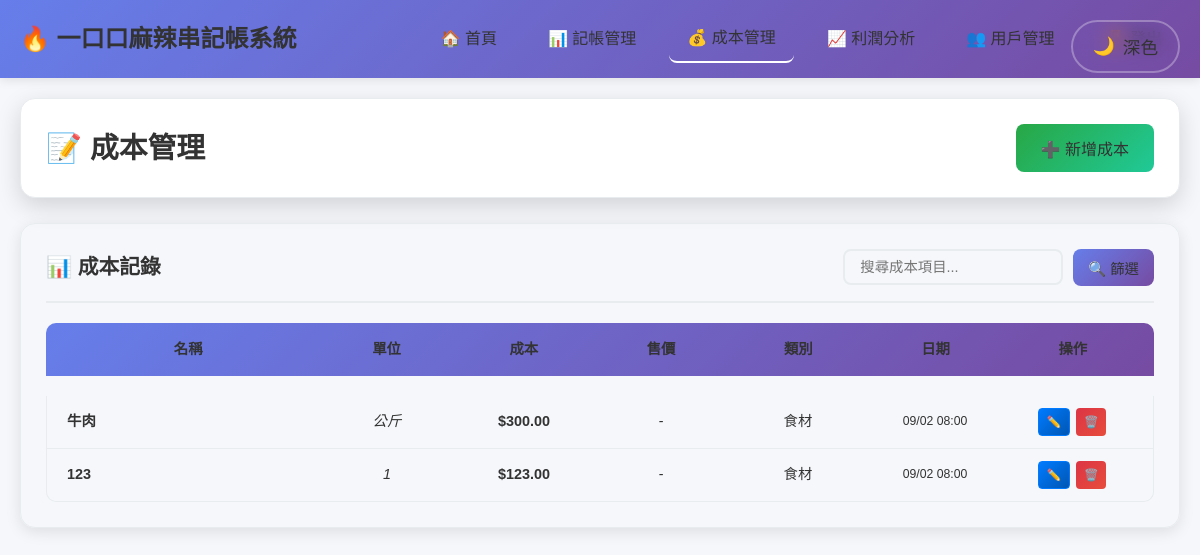
The page /dashboard/costs/ (signed in) on the database its author committed.
### costs/models.py (models this page shows, shortened)
class Cost(models.Model):
    CATEGORY_CHOICES = [
        ('食材', '食材'),
        ('營運費用', '營運費用'),
        ('人工', '人工'),
        ('水電', '水電'),
        ('租金', '租金'),
        ('其他', '其他'),
    ]
    date = models.DateTimeField(
        verbose_name='日期時間',
        help_text='成本發生日期時間'
    )
    amount = models.DecimalField(
        max_digits=10,
        decimal_places=2,
        validators=[MinValueValidator(0)],
        verbose_name='成本',
        help_text='成本'
    )
    description = models.CharField(
        max_length=200,
        verbose_name='說明',
        help_text='成本項目說明'
    )
    category = models.CharField(
        max_length=20,
        choices=CATEGORY_CHOICES,
        default='食材',
        verbose_name='成本類別'
    )
    store_id = models.CharField(
        max_length=50,
        default='main_store',
        verbose_name='店面ID',
        help_text='未來擴展多店管理用'
    )
    recorded_by = models.ForeignKey(
        'accounts.User',
        on_delete=models.CASCADE,
        related_name='costs_recorded',
        verbose_name='記錄人員'
    )
    supplier = models.CharField(
        max_length=100,
        blank=True,
        verbose_name='供應商',
        help_text='供應商名稱'
    )
    invoice_number = models.CharField(
        max_length=50,
        blank=True,
        verbose_name='發票號碼',
        help_text='發票或收據號碼'
    )
    notes = models.TextField(
        max_length=500,
        blank=True,
        verbose_name='備註',
        help_text='額外說明或備註'
    )
    created_at = models.DateTimeField(
        auto_now_add=True,
        verbose_name='建立時間'
    )
    updated_at = models.DateTimeField(
        auto_now=True,
        verbose_name='更新時間'
    )
    class Meta:
        verbose_name = '成本'
        verbose_name_plural = '成本'
        ordering = ['-date', '-created_at']
        indexes = [
            models.Index(fields=['date', 'store_id']),
            models.Index(fields=['store_id', 'date']),
            models.Index(fields=['category', 'store_id']),
            models.Index(fields=['supplier', 'store_id']),
        ]

### onecoco/views.py (the view)
# urls.py: path('dashboard/costs/', views.cost_management, name='cost_management'),
@login_required
def cost_management(request):
    from costs.models import Cost
    costs = Cost.objects.select_related('recorded_by').order_by('-date', '-created_at')
    context = {
        'user': request.user,
        'costs': costs,  # 更新變數名稱以匹配模板
    }
    return render(request, 'dashboard/cost_management_unified.html', context)

### costs/templatetags/cost_filters.py (called while the page is built)
@register.filter
def get_name(value):
    if not value:
        return ""
    if " - " in value:
        return value.split(" - ")[0]
    return value

@register.filter
def get_unit(value):
    if not value:
        return "-"
    if " - " in value:
        parts = value.split(" - ")
        if len(parts) > 1:
            return parts[-1]
    return "-"

### templates/dashboard/cost_management_unified.html (shortened to what this page needs)
{% extends 'base/base.html' %}
{% load static %}
{% load cost_filters %}
{% block page_header %}
<div class="page-header">
    <h2>📝 成本管理</h2>
    <button class="add-cost-btn" onclick="ModalUtils.showModal('addCostModal')">
        ➕ 新增成本
    </button>
</div>
{% endblock %}
{% block content %}
<div class="costs-table">
    <div class="table-header">
        <h3>📊 成本記錄</h3>
        <div class="table-controls">
            <input type="text" class="search-input" placeholder="搜尋成本項目..." id="costSearch">
            <button class="filter-btn" onclick="filterCosts()">🔍 篩選</button>
        </div>
    </div>
    <div class="costs-header">
        <div class="header-item name-col">名稱</div>
        <div class="header-item unit-col">單位</div>
        <div class="header-item amount-col">成本</div>
        <div class="header-item price-col">售價</div>
        <div class="header-item category-col">類別</div>
        <div class="header-item date-col">日期</div>
        <div class="header-item actions-col">操作</div>
    </div>
    <div class="costs-list" id="costsList">
        {% if costs %}
            {% for cost in costs %}
            <div class="cost-item" data-cost-id="{{ cost.id }}">
                <div class="cost-data name-col" data-label="名稱:">
                    <span class="cost-name">{{ cost.description|get_name }}</span>
                </div>
                <div class="cost-data unit-col" data-label="單位:">
                    <span class="cost-unit">{{ cost.description|get_unit }}</span>
                </div>
                <div class="cost-data amount-col" data-label="成本:">
                    <span class="cost-amount">${{ cost.amount|floatformat:2 }}</span>
                </div>
                <div class="cost-data price-col" data-label="售價:">
                    {% if cost.selling_price and cost.selling_price > 0 %}
                    <span class="selling-price">${{ cost.selling_price|floatformat:2 }}</span>
                    {% else %}
                    <span class="no-price">-</span>
                    {% endif %}
                </div>
                <div class="cost-data category-col" data-label="類別:">
                    <span class="cost-category">{{ cost.category|default:"未分類" }}</span>
                </div>
                <div class="cost-data date-col" data-label="日期:">
                    <span class="cost-date">{{ cost.date|date:"m/d H:i" }}</span>
                </div>
                <div class="cost-data actions-col" data-label="操作:">
                    <div class="cost-actions">
                        <button class="action-btn edit-btn" onclick="editCost({{ cost.id }})" title="編輯">
                            ✏️
                        </button>
                        <button class="action-btn delete-btn" onclick="deleteCost({{ cost.id }})" title="刪除">
                            🗑️
                        </button>
                    </div>
                </div>
            </div>
            {% endfor %}
        {% else %}
            <div class="empty-state">
                <h4>📋 暫無成本記錄</h4>
                <p>點擊「新增成本」開始記錄成本項目</p>
            </div>
        {% endif %}
    </div>
</div>
{% endblock %}

### static/css/global-theme.css (style rules this page uses)
* { margin: 0; padding: 0; box-sizing: border-box; }
body { font-family: 'Microsoft JhengHei', Arial, sans-serif; background: #f5f7fa; color: #333; line-height: 1.6; }
body:not([data-theme="dark"]) { background: #f5f7fa !important; color: #333 !important; }
body:not([data-theme="dark"]) * { background-color: transparent !important; color: #333 !important; }
body:not([data-theme="dark"]) .card, body:not([data-theme="dark"]) .page-header, body:not([data-theme="dark"]) .filter-section, body:not([data-theme="dark"]) .records-section, body:not([data-theme="dark"]) .users-table, body:not([data-theme="dark"]) .profit-card { background: white !important; color: #333 !important; border: 1px solid #e9ecef !important; }

### rows shown on the page
Cost: description|get_name "牛肉", description|get_unit "公斤", amount "300.00", category "食材", date "09/02 08:00"
Cost: description|get_name "123", description|get_unit "1", amount "123.00", category "食材", date "09/02 08:00"
